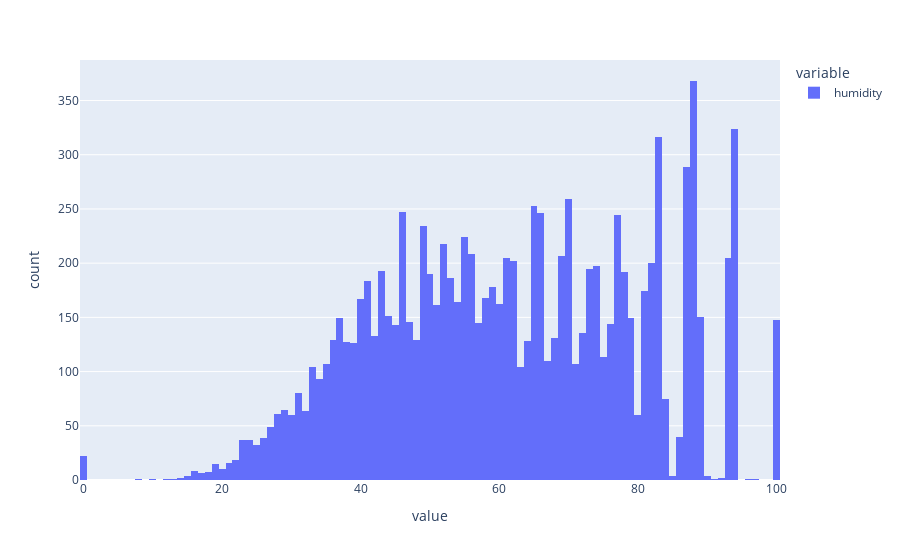

Notebook source saved alongside this figure:
### Code cell
fig = px.histogram(df, x = ["humidity"])
fig.show()

### Figure 1 — Plotly figure (JSON) as saved in the notebook; plotly's stock layout.template omitted (floating-point values rounded to 4 significant figures; data arrays with more than 128 entries replaced by an {"elided": "..."} marker saying what was removed)
{"data": [{"alignmentgroup": "True", "bingroup": "x", "hovertemplate": "variable=humidity<br>value=%{x}<br>count=%{y}<extra></extra>", "legendgroup": "humidity", "marker": {"color": "#636efa", "pattern": {"shape": ""}}, "name": "humidity", "offsetgroup": "humidity", "orientation": "v", "showlegend": true, "type": "histogram", "x": {"elided": "10886 int values"}, "xaxis": "x", "yaxis": "y"}], "layout": {"barmode": "relative", "legend": {"title": {"text": "variable"}, "tracegroupgap": 0}, "margin": {"t": 60}, "xaxis": {"anchor": "y", "domain": [0, 1], "title": {"text": "value"}}, "yaxis": {"anchor": "x", "domain": [0, 1], "title": {"text": "count"}}}}
